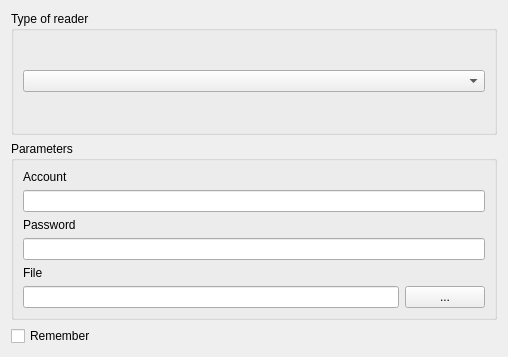
<ui version="4.0" >
 <class>ConfigurationDialogAdd</class>
 <widget class="QWidget" name="ConfigurationDialogAdd" >
  <property name="geometry" >
   <rect>
    <x>0</x>
    <y>0</y>
    <width>508</width>
    <height>357</height>
   </rect>
  </property>
  <property name="windowTitle" >
   <string>Form</string>
  </property>
  <layout class="QVBoxLayout" name="verticalLayout_3" >
   <item>
    <widget class="QGroupBox" name="groupBox" >
     <property name="title" >
      <string>Type of reader</string>
     </property>
     <layout class="QVBoxLayout" name="verticalLayout_2" >
      <item>
       <widget class="QComboBox" name="cb_AggregatorType" />
      </item>
     </layout>
    </widget>
   </item>
   <item>
    <widget class="QGroupBox" name="groupBox_2" >
     <property name="title" >
      <string>Parameters</string>
     </property>
     <layout class="QVBoxLayout" name="verticalLayout" >
      <item>
       <widget class="QLabel" name="label" >
        <property name="text" >
         <string>Account</string>
        </property>
       </widget>
      </item>
      <item>
       <widget class="QLineEdit" name="le_login" />
      </item>
      <item>
       <widget class="QLabel" name="label_2" >
        <property name="text" >
         <string>Password</string>
        </property>
       </widget>
      </item>
      <item>
       <widget class="QLineEdit" name="le_passwd" >
        <property name="echoMode" >
         <enum>QLineEdit::Password</enum>
        </property>
       </widget>
      </item>
      <item>
       <widget class="QLabel" name="label_3" >
        <property name="text" >
         <string>File</string>
        </property>
       </widget>
      </item>
      <item>
       <layout class="QHBoxLayout" name="horizontalLayout" >
        <item>
         <widget class="QLineEdit" name="le_filename" />
        </item>
        <item>
         <widget class="QPushButton" name="b_filechoosed" >
          <property name="text" >
           <string>...</string>
          </property>
         </widget>
        </item>
       </layout>
      </item>
     </layout>
    </widget>
   </item>
   <item>
    <widget class="QCheckBox" name="checkBox" >
     <property name="text" >
      <string>Remember</string>
     </property>
    </widget>
   </item>
   <item>
    <spacer name="horizontalSpacer" >
     <property name="orientation" >
      <enum>Qt::Horizontal</enum>
     </property>
     <property name="sizeType" >
      <enum>QSizePolicy::Minimum</enum>
     </property>
     <property name="sizeHint" stdset="0" >
      <size>
       <width>400</width>
       <height>0</height>
      </size>
     </property>
    </spacer>
   </item>
  </layout>
 </widget>
 <resources/>
 <connections/>
</ui>
